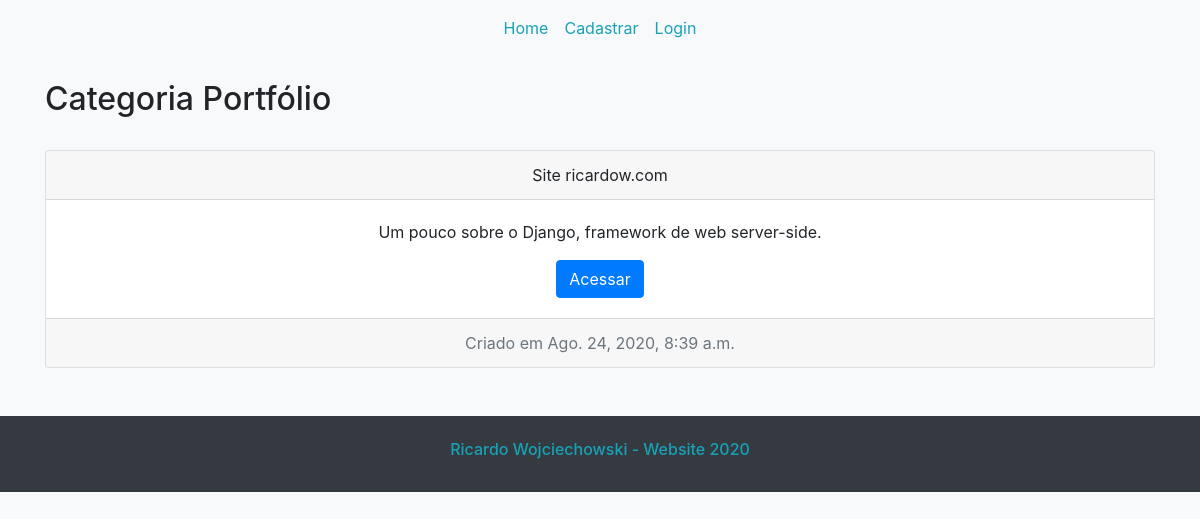
The page /categorias/Portfólio/ on the database its author committed.
### blog/models.py (models this page shows, shortened)
class Post(models.Model):
    title = models.CharField(max_length=255)
    header_image = models.ImageField(null=True,
                                     blank=True,
                                     upload_to="images/")
    author = models.ForeignKey(User, on_delete=models.CASCADE)
    body = RichTextField(blank=True, null=True)
    post_date = models.DateTimeField(auto_now_add=True)
    category = models.CharField(max_length=255, default='sem categoria')
    snippet = models.CharField(max_length=255, default='Resumo do post')
    likes = models.ManyToManyField(User, related_name='blog_posts')

### blog/views.py (the view)
# urls.py: path('categorias/<str:cats>/', category_view, name='category'),
def category_view(request, cats):
    category_posts = Post.objects.filter(category=cats)
    return render(request, 'blog/categories.html', {
        'cats': cats.title(),
        'category_posts': category_posts
    })

### templates/blog/categories.html
{% extends 'base.html' %}
{% block content %}
    {% if category_posts %}
        <h2>Categoria {{ cats }}</h2>
        <div>
        {% for post in category_posts %}
            <br>
                <div class="card text-center mb-3"style="width: 100%">
                    <div class="card-header">
                    {{ post.title }}
                    </div>
                    <div class="card-body">
                    <p class="card-text">{{ post.snippet | safe }}</p>
                    <a href="#" class="btn btn-primary">Acessar</a>
                    </div>
                    <div class="card-footer text-muted">
                    Criado em {{ post.post_date }}
                    </div>
                </div>
        {% endfor %}
        </div>
    {% else %}
        <h2>Nessa categoria não temos post!</h2>
    {% endif %}
{% endblock %}

### rows shown on the page
Post: category "Portfólio", title "Site ricardow.com", snippet "Um pouco sobre o Django, framework de web server-side.", post_date "Ago. 24, 2020, 8:39 a.m."
